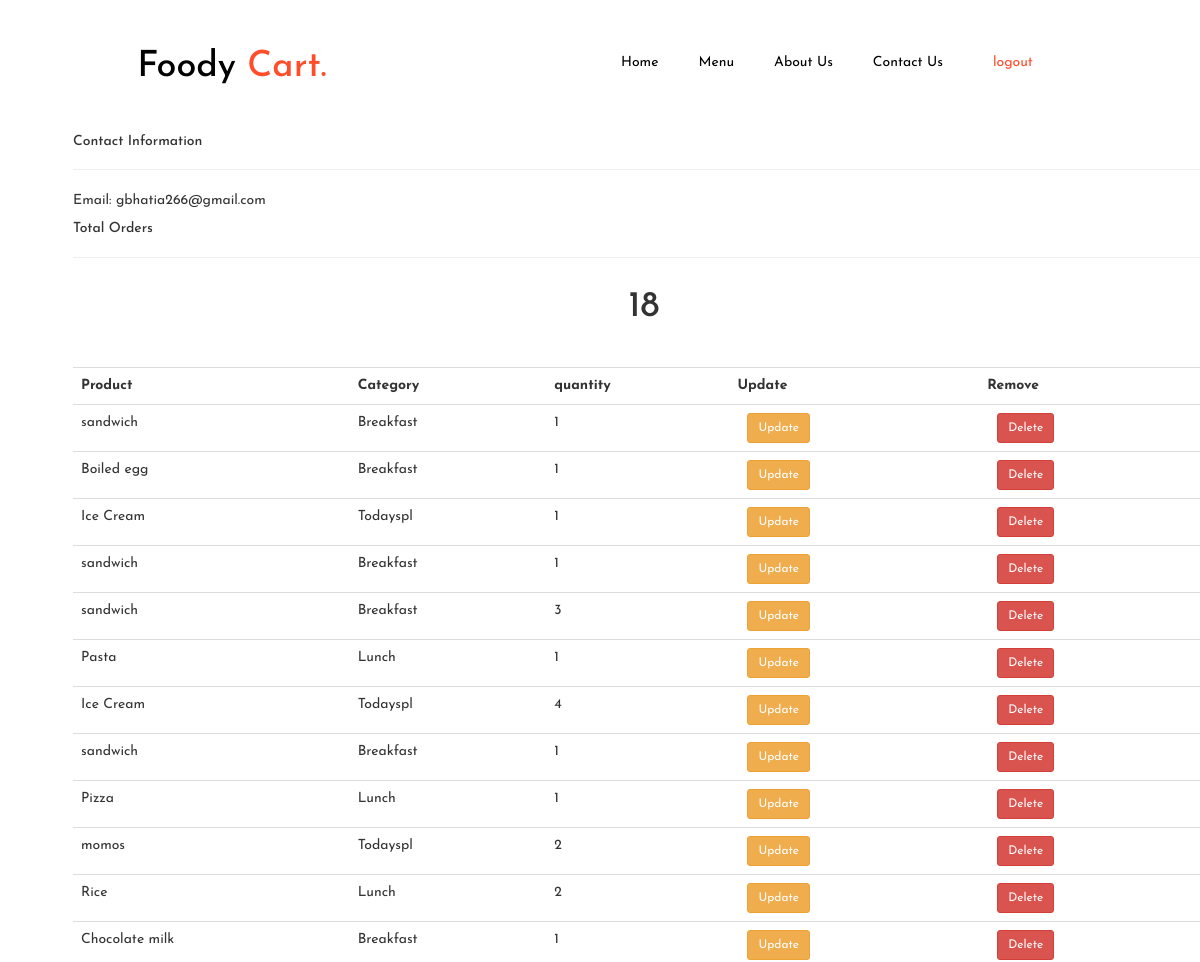
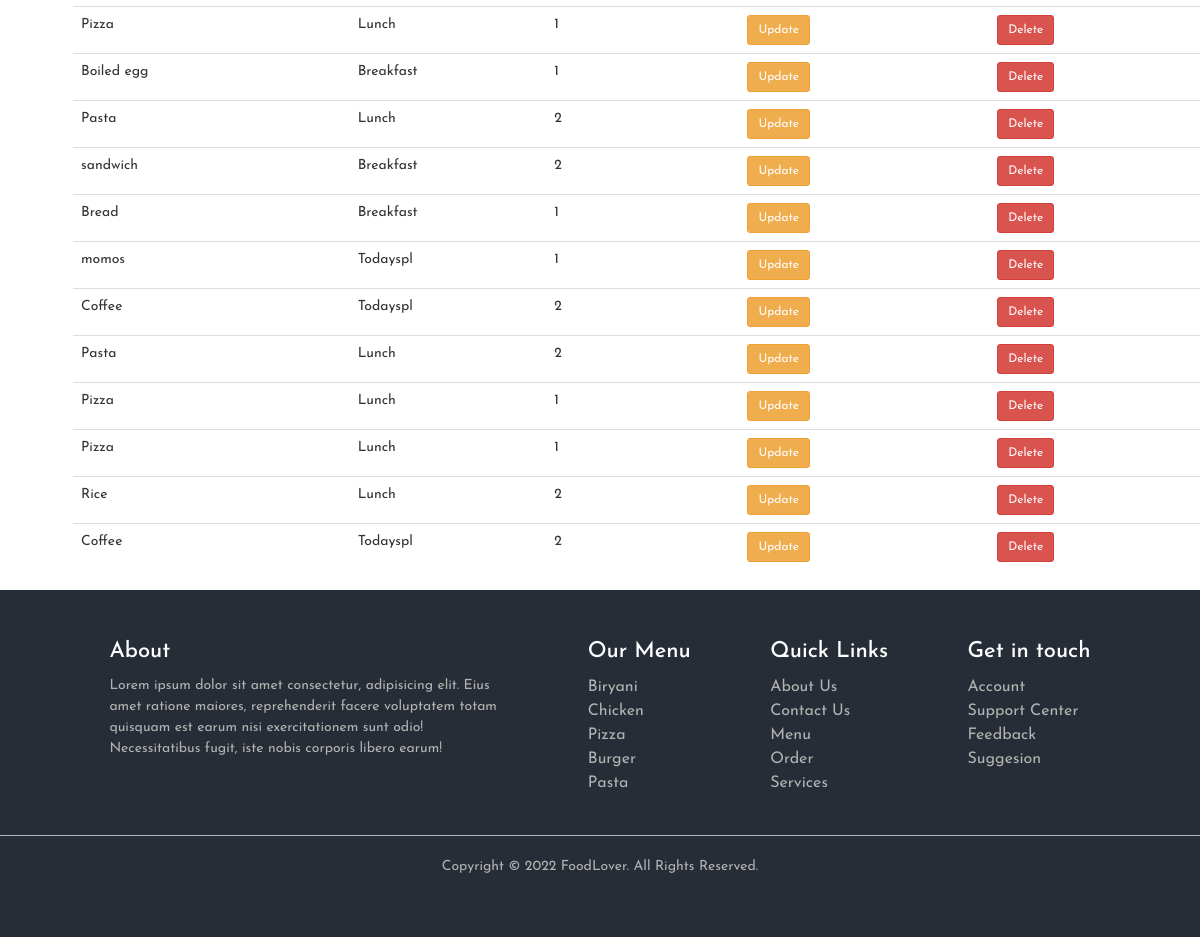
/customer/4/ (signed in), run on an earlier commit of the app's database (2 pictures, top to bottom).
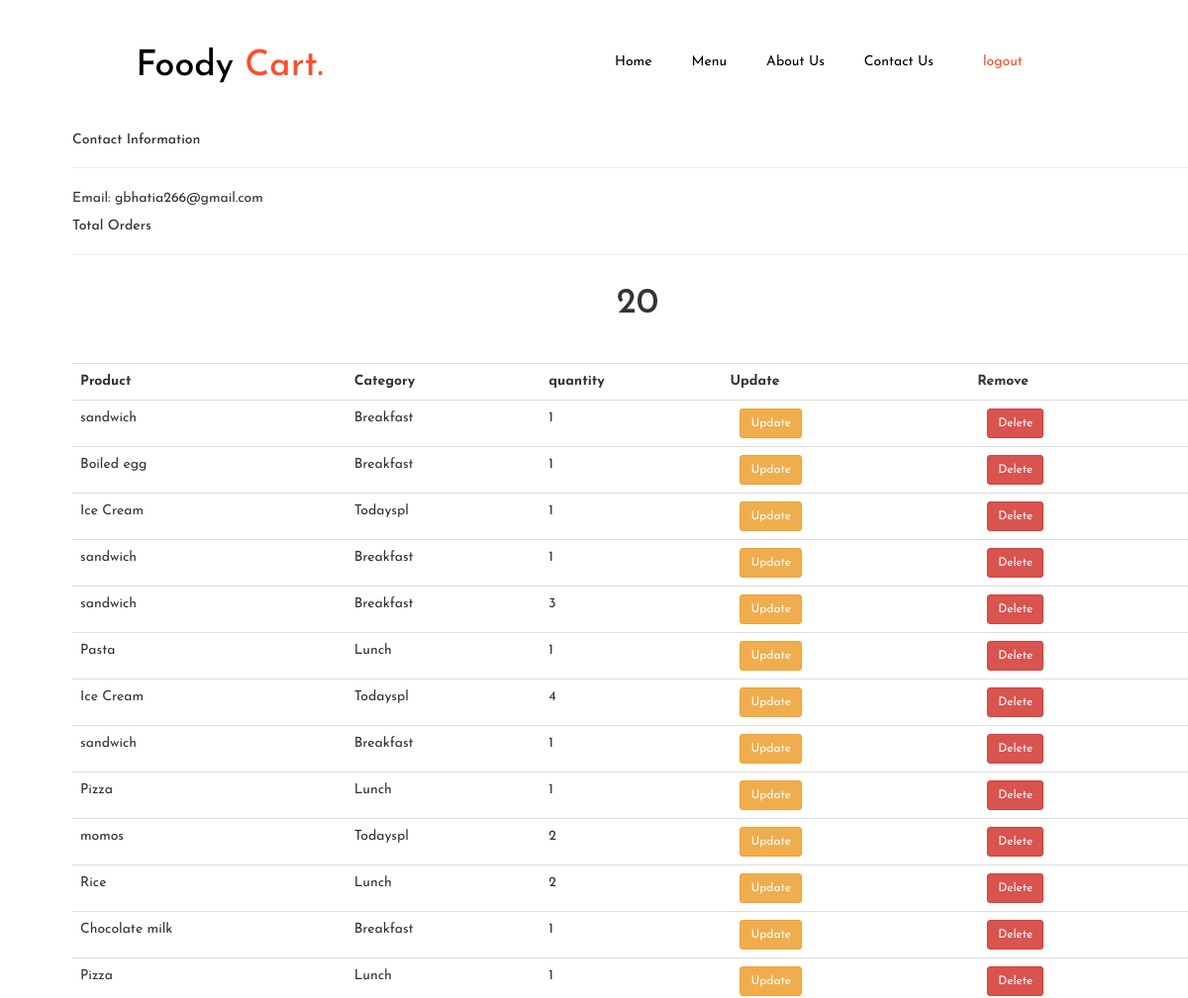
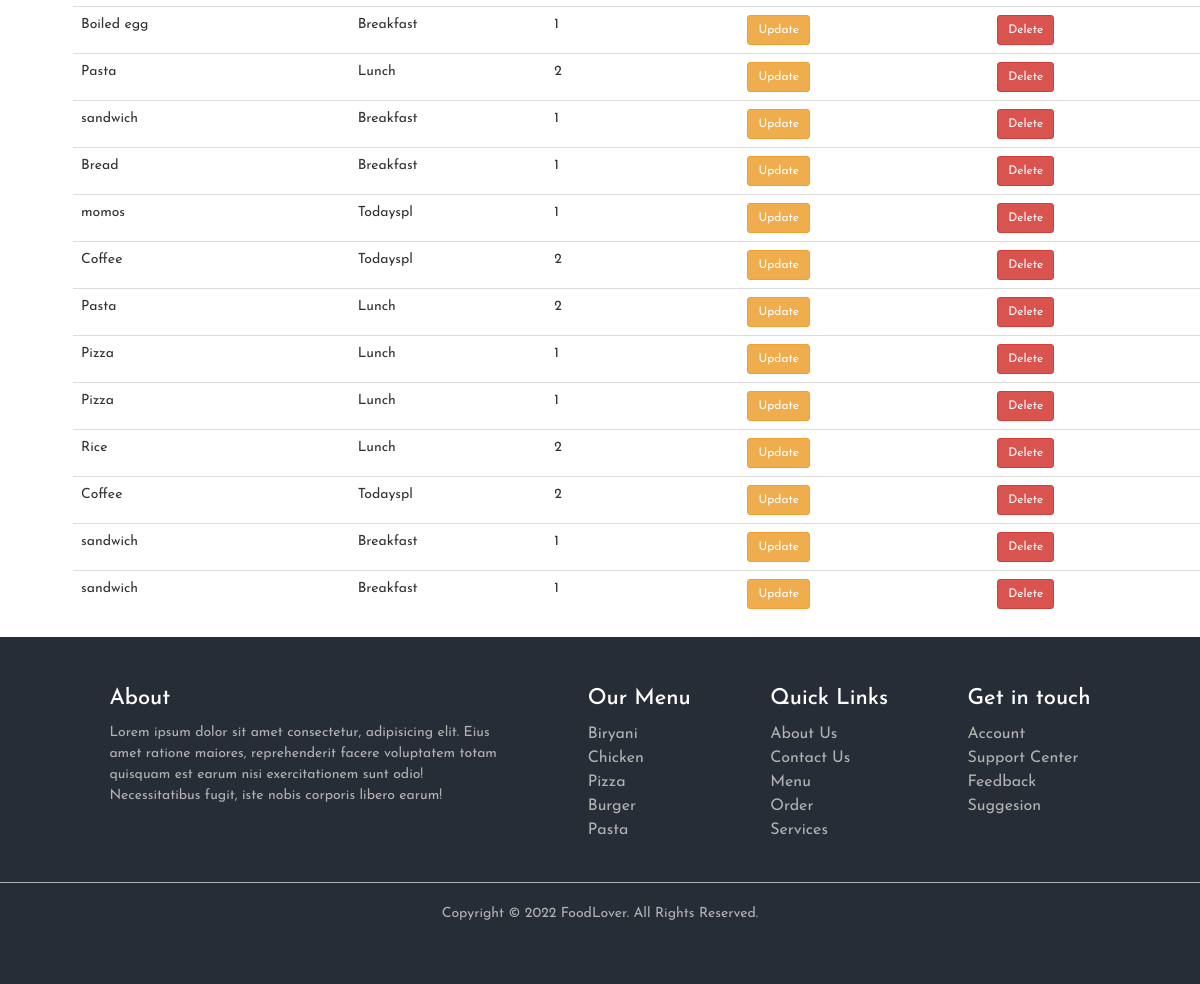
And on a later commit of the database (2 pictures, top to bottom).
### ordering/models.py (models this page shows, shortened)
class cart(models.Model):
    user=models.ForeignKey(Customer,on_delete=models.SET_NULL,null=True,blank=True)
    product=models.ForeignKey(Product,on_delete=models.SET_NULL,null=True,blank=True)
    quantity=models.IntegerField(default=1)
    complete=models.BooleanField(default=False)

class Product(models.Model):
    options=(("Breakfast","Breakfast"),
    ("Lunch","Lunch"),
    ("Todayspl","Todayspl"),)
    name=models.CharField(max_length=100)
    price=models.DecimalField(max_digits=7,decimal_places=2)
    category=models.CharField(max_length=10,choices=options)
    description=models.TextField(max_length=500)
    image=models.ImageField(null=True,blank=True)

### ordering/decorators.py (the view)
    def wrapper_func(request, *args, **kwargs):
        if not request.user.is_staff:
            return redirect('menu')
        else:
            return view_func(request, *args, **kwargs)

### ordering/views.py (called while the page is built)
@admin_only
def customer(request, pk_test):
    customer = Customer.objects.get(id=pk_test)
    orders = customer.customer_order.all()
    order_count = orders.count()
    carts = cart.objects.all()
    context = {"customer": customer, "orders": orders,
               "order_count": order_count, "carts": carts}
    return render(request, "ordering/customer.html", context)

### ordering/templates/ordering/customer.html (shortened to what this page needs)
{% extends "acc_profile/base.html" %}
{% block content %}
<div class="rows">
    <div class="col-md">
        <div class="card card-body">
            <h5>Contact Information</h5>
            <hr>
            <p>Email: {{customer.email}} </p>
        </div>
    </div>
    <div class="col-md">
        <div class="card card-body">
            <h5>Total Orders</h5>
            <hr>
            <h1 style="text-align: center;padding: 10px">{{order_count}}</h1>
        </div>
    </div>
</div>
<br>
<div class="rows">
    <div class="col-md">
        <div class="card card-body">
            <table class="table table-sm">
                <tr>
                    <th>Product</th>
                    <th>Category</th>
                    <th>quantity</th>
                    <th>Update</th>
                    <th>Remove</th>
                </tr>
                {% for order in orders  %}
                {%for cart in order.products.all %}
                <tr>
                    <td>{{cart.product.name}}</td>
                    <td>{{cart.product.category}}</td>
                    <td>{{cart.quantity}}</td>
                    <td><a class="btn btn-sm btn-warning" href="{% url 'update_order' cart.id %}">Update</a></td>
                    <td><a class="btn btn-sm btn-danger" href="{% url 'delete_order' order.id cart.id %}">Delete</a></td>
                </tr>
                {% endfor %}
                {% endfor %}
            </table>
        </div>
    </div>
</div>
{% endblock %}

What changed in the data, as far as the page shows it:
changed cart (number 16 of 23 on the later page): quantity "2" → "1"
added order_info: cart (product.name "sandwich", product.category "Breakfast", quantity "1")
added cart: product.name "sandwich", product.category "Breakfast", quantity "1"
Also different on the page:
{{ order_count }}: "18" → "20"
